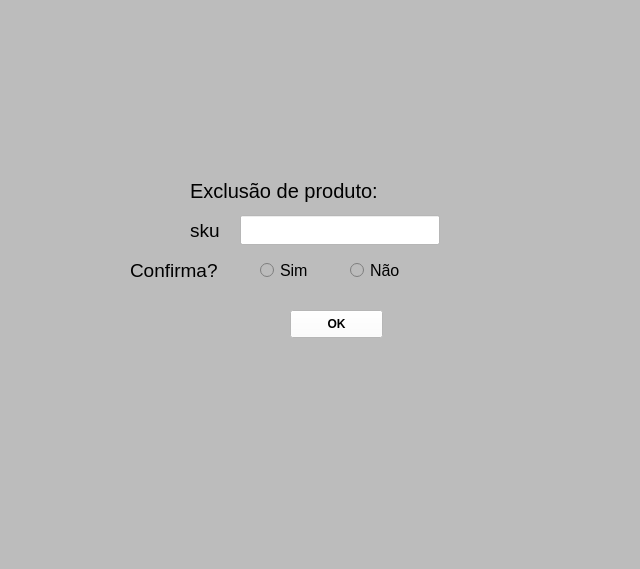
<?xml version="1.0" encoding="UTF-8"?>
<ui version="4.0">
 <class>MainWindow</class>
 <widget class="QMainWindow" name="MainWindow">
  <property name="geometry">
   <rect>
    <x>0</x>
    <y>0</y>
    <width>640</width>
    <height>569</height>
   </rect>
  </property>
  <property name="windowTitle">
   <string>MainWindow</string>
  </property>
  <property name="styleSheet">
   <string notr="true">background-color: rgb(188, 188, 188)</string>
  </property>
  <widget class="QWidget" name="centralwidget">
   <widget class="QLabel" name="label">
    <property name="geometry">
     <rect>
      <x>190</x>
      <y>170</y>
      <width>241</width>
      <height>41</height>
     </rect>
    </property>
    <property name="font">
     <font>
      <family>MS Sans Serif</family>
      <pointsize>15</pointsize>
     </font>
    </property>
    <property name="text">
     <string>Exclusão de produto:</string>
    </property>
   </widget>
   <widget class="QPushButton" name="pushButton">
    <property name="geometry">
     <rect>
      <x>290</x>
      <y>310</y>
      <width>93</width>
      <height>28</height>
     </rect>
    </property>
    <property name="font">
     <font>
      <weight>75</weight>
      <bold>true</bold>
     </font>
    </property>
    <property name="styleSheet">
     <string notr="true">background-color: rgb(255, 255, 255)</string>
    </property>
    <property name="text">
     <string>OK</string>
    </property>
   </widget>
   <widget class="QLineEdit" name="sku">
    <property name="geometry">
     <rect>
      <x>240</x>
      <y>215</y>
      <width>200</width>
      <height>30</height>
     </rect>
    </property>
    <property name="font">
     <font>
      <pointsize>10</pointsize>
     </font>
    </property>
    <property name="styleSheet">
     <string notr="true">background-color: rgb(255, 255, 255)</string>
    </property>
    <property name="text">
     <string/>
    </property>
    <property name="maxLength">
     <number>100</number>
    </property>
   </widget>
   <widget class="QLabel" name="label_3">
    <property name="geometry">
     <rect>
      <x>190</x>
      <y>220</y>
      <width>41</width>
      <height>21</height>
     </rect>
    </property>
    <property name="font">
     <font>
      <pointsize>14</pointsize>
     </font>
    </property>
    <property name="text">
     <string>sku</string>
    </property>
   </widget>
   <widget class="QLabel" name="label_4">
    <property name="geometry">
     <rect>
      <x>130</x>
      <y>260</y>
      <width>101</width>
      <height>21</height>
     </rect>
    </property>
    <property name="font">
     <font>
      <pointsize>14</pointsize>
     </font>
    </property>
    <property name="text">
     <string>Confirma?</string>
    </property>
   </widget>
   <widget class="QRadioButton" name="sim">
    <property name="geometry">
     <rect>
      <x>260</x>
      <y>260</y>
      <width>61</width>
      <height>21</height>
     </rect>
    </property>
    <property name="font">
     <font>
      <pointsize>12</pointsize>
     </font>
    </property>
    <property name="text">
     <string>Sim</string>
    </property>
   </widget>
   <widget class="QRadioButton" name="nao">
    <property name="geometry">
     <rect>
      <x>350</x>
      <y>260</y>
      <width>61</width>
      <height>20</height>
     </rect>
    </property>
    <property name="font">
     <font>
      <pointsize>12</pointsize>
     </font>
    </property>
    <property name="text">
     <string>Não</string>
    </property>
   </widget>
  </widget>
  <widget class="QMenuBar" name="menubar">
   <property name="geometry">
    <rect>
     <x>0</x>
     <y>0</y>
     <width>640</width>
     <height>26</height>
    </rect>
   </property>
  </widget>
  <widget class="QStatusBar" name="statusbar"/>
 </widget>
 <resources/>
 <connections/>
</ui>
